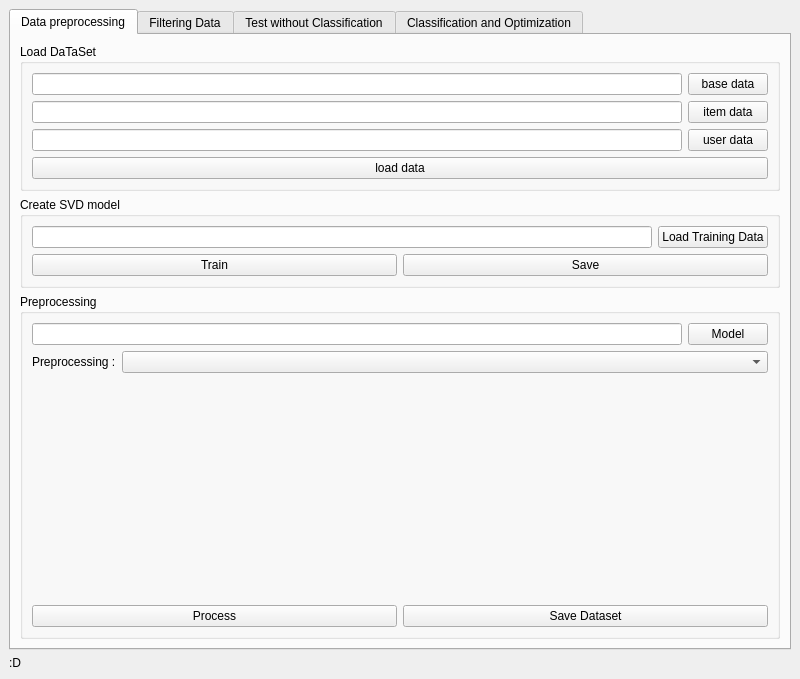
<?xml version="1.0" encoding="UTF-8"?>
<ui version="4.0">
 <class>MainWindow</class>
 <widget class="QMainWindow" name="MainWindow">
  <property name="geometry">
   <rect>
    <x>0</x>
    <y>0</y>
    <width>800</width>
    <height>679</height>
   </rect>
  </property>
  <property name="windowTitle">
   <string>MainWindow</string>
  </property>
  <widget class="QWidget" name="centralwidget">
   <layout class="QGridLayout" name="gridLayout">
    <item row="2" column="0">
     <widget class="QLabel" name="status_label">
      <property name="text">
       <string>:D</string>
      </property>
     </widget>
    </item>
    <item row="0" column="0">
     <widget class="QTabWidget" name="tabWidget">
      <property name="currentIndex">
       <number>0</number>
      </property>
      <widget class="QWidget" name="tab">
       <attribute name="title">
        <string>Data preprocessing</string>
       </attribute>
       <layout class="QVBoxLayout" name="verticalLayout_11">
        <item>
         <widget class="QGroupBox" name="groupBox">
          <property name="title">
           <string>Load DaTaSet</string>
          </property>
          <layout class="QVBoxLayout" name="verticalLayout_2">
           <item>
            <layout class="QHBoxLayout" name="horizontalLayout">
             <property name="sizeConstraint">
              <enum>QLayout::SetMinimumSize</enum>
             </property>
             <item>
              <widget class="QLineEdit" name="base_data_path"/>
             </item>
             <item>
              <widget class="QPushButton" name="base_data_btn">
               <property name="text">
                <string>base data</string>
               </property>
              </widget>
             </item>
            </layout>
           </item>
           <item>
            <layout class="QHBoxLayout" name="horizontalLayout_2">
             <property name="sizeConstraint">
              <enum>QLayout::SetMinimumSize</enum>
             </property>
             <item>
              <widget class="QLineEdit" name="item_data_path"/>
             </item>
             <item>
              <widget class="QPushButton" name="item_data_btn">
               <property name="text">
                <string>item data</string>
               </property>
              </widget>
             </item>
            </layout>
           </item>
           <item>
            <layout class="QHBoxLayout" name="horizontalLayout_4">
             <property name="sizeConstraint">
              <enum>QLayout::SetMinimumSize</enum>
             </property>
             <item>
              <widget class="QLineEdit" name="user_data_path"/>
             </item>
             <item>
              <widget class="QPushButton" name="user_data_btn">
               <property name="text">
                <string>user data</string>
               </property>
              </widget>
             </item>
            </layout>
           </item>
           <item>
            <widget class="QPushButton" name="load_data_btn">
             <property name="text">
              <string>load data</string>
             </property>
            </widget>
           </item>
          </layout>
         </widget>
        </item>
        <item>
         <widget class="QGroupBox" name="groupBox_5">
          <property name="title">
           <string>Create SVD model</string>
          </property>
          <layout class="QVBoxLayout" name="verticalLayout_13">
           <item>
            <layout class="QHBoxLayout" name="horizontalLayout_20">
             <item>
              <widget class="QLineEdit" name="train_data_path"/>
             </item>
             <item>
              <widget class="QPushButton" name="train_data_load_btn">
               <property name="text">
                <string>Load Training Data</string>
               </property>
              </widget>
             </item>
            </layout>
           </item>
           <item>
            <layout class="QHBoxLayout" name="horizontalLayout_21">
             <item>
              <widget class="QPushButton" name="svd_model_train_btn">
               <property name="text">
                <string>Train</string>
               </property>
              </widget>
             </item>
             <item>
              <widget class="QPushButton" name="save_svd_model_btn">
               <property name="text">
                <string>Save</string>
               </property>
              </widget>
             </item>
            </layout>
           </item>
          </layout>
         </widget>
        </item>
        <item>
         <widget class="QGroupBox" name="groupBox_7">
          <property name="minimumSize">
           <size>
            <width>0</width>
            <height>303</height>
           </size>
          </property>
          <property name="title">
           <string>Preprocessing</string>
          </property>
          <layout class="QVBoxLayout" name="verticalLayout_4">
           <item>
            <layout class="QHBoxLayout" name="horizontalLayout_15">
             <item>
              <widget class="QLineEdit" name="prediction_model_path"/>
             </item>
             <item>
              <widget class="QPushButton" name="prediction_model_btn">
               <property name="text">
                <string>Model</string>
               </property>
              </widget>
             </item>
            </layout>
           </item>
           <item>
            <layout class="QFormLayout" name="formLayout_3">
             <item row="0" column="0">
              <widget class="QLabel" name="label_7">
               <property name="text">
                <string>Preprocessing :</string>
               </property>
              </widget>
             </item>
             <item row="0" column="1">
              <widget class="QComboBox" name="preprocessing_cb"/>
             </item>
            </layout>
           </item>
           <item>
            <spacer name="verticalSpacer_4">
             <property name="orientation">
              <enum>Qt::Vertical</enum>
             </property>
             <property name="sizeHint" stdset="0">
              <size>
               <width>20</width>
               <height>40</height>
              </size>
             </property>
            </spacer>
           </item>
           <item>
            <layout class="QHBoxLayout" name="horizontalLayout_3">
             <item>
              <widget class="QPushButton" name="preprocess_usage_matrix_btn">
               <property name="text">
                <string>Process</string>
               </property>
              </widget>
             </item>
             <item>
              <widget class="QPushButton" name="save_dataset_btn">
               <property name="text">
                <string>Save Dataset</string>
               </property>
              </widget>
             </item>
            </layout>
           </item>
          </layout>
         </widget>
        </item>
       </layout>
      </widget>
      <widget class="QWidget" name="tab_3">
       <attribute name="title">
        <string>Filtering Data</string>
       </attribute>
       <layout class="QVBoxLayout" name="verticalLayout_14">
        <item>
         <widget class="QGroupBox" name="groupBox_10">
          <property name="layoutDirection">
           <enum>Qt::LeftToRight</enum>
          </property>
          <property name="title">
           <string>Load Usage Matrix / Item Matrix</string>
          </property>
          <property name="alignment">
           <set>Qt::AlignLeading|Qt::AlignLeft|Qt::AlignVCenter</set>
          </property>
          <layout class="QVBoxLayout" name="verticalLayout_6">
           <item>
            <layout class="QHBoxLayout" name="horizontalLayout_6">
             <item>
              <widget class="QLineEdit" name="f_dataset_path"/>
             </item>
             <item>
              <widget class="QPushButton" name="f_dataset_load_btn">
               <property name="text">
                <string>dataset</string>
               </property>
              </widget>
             </item>
            </layout>
           </item>
          </layout>
         </widget>
        </item>
        <item>
         <widget class="QGroupBox" name="groupBox_6">
          <property name="title">
           <string>Hybrid Parameters</string>
          </property>
          <layout class="QVBoxLayout" name="verticalLayout_10">
           <item>
            <layout class="QHBoxLayout" name="horizontalLayout_13">
             <item>
              <widget class="QLineEdit" name="fc_dist_matrix_path"/>
             </item>
             <item>
              <widget class="QPushButton" name="fc_dist_matrix_load_btn">
               <property name="text">
                <string>CF</string>
               </property>
              </widget>
             </item>
            </layout>
           </item>
           <item>
            <layout class="QHBoxLayout" name="horizontalLayout_12">
             <item>
              <widget class="QLineEdit" name="sem_dist_matrix_path"/>
             </item>
             <item>
              <widget class="QPushButton" name="sem_dist_matrix_load_btn">
               <property name="text">
                <string>Semantic</string>
               </property>
              </widget>
             </item>
            </layout>
           </item>
          </layout>
         </widget>
        </item>
        <item>
         <widget class="QGroupBox" name="groupBox_11">
          <property name="title">
           <string>Additional parameters</string>
          </property>
          <layout class="QVBoxLayout" name="verticalLayout_3">
           <item>
            <layout class="QFormLayout" name="formLayout_5">
             <item row="0" column="0">
              <widget class="QLabel" name="label_10">
               <property name="text">
                <string>Alpha value (Only considered with weighted hybrid technique) :</string>
               </property>
              </widget>
             </item>
             <item row="0" column="1">
              <widget class="QLineEdit" name="alpha_edit"/>
             </item>
            </layout>
           </item>
           <item>
            <widget class="QLabel" name="label_4">
             <property name="text">
              <string>Semantic Filtering Parameters: </string>
             </property>
            </widget>
           </item>
           <item>
            <layout class="QHBoxLayout" name="horizontalLayout_19">
             <item>
              <widget class="QRadioButton" name="jaccard_rb">
               <property name="text">
                <string>Jaccard</string>
               </property>
               <property name="checked">
                <bool>true</bool>
               </property>
              </widget>
             </item>
             <item>
              <widget class="QRadioButton" name="wp_rb">
               <property name="text">
                <string>Wu Palmer</string>
               </property>
              </widget>
             </item>
             <item>
              <spacer name="horizontalSpacer">
               <property name="orientation">
                <enum>Qt::Horizontal</enum>
               </property>
               <property name="sizeHint" stdset="0">
                <size>
                 <width>40</width>
                 <height>20</height>
                </size>
               </property>
              </spacer>
             </item>
            </layout>
           </item>
           <item>
            <layout class="QHBoxLayout" name="horizontalLayout_7">
             <item>
              <widget class="QLineEdit" name="taxonomy_path"/>
             </item>
             <item>
              <widget class="QPushButton" name="taxonomy_btn">
               <property name="text">
                <string>Taxonomy</string>
               </property>
              </widget>
             </item>
            </layout>
           </item>
          </layout>
         </widget>
        </item>
        <item>
         <widget class="QGroupBox" name="groupBox_2">
          <property name="title">
           <string>Apply Filtering Technigue CF/Semantic</string>
          </property>
          <layout class="QVBoxLayout" name="verticalLayout_12">
           <item>
            <layout class="QFormLayout" name="formLayout">
             <item row="0" column="0">
              <widget class="QLabel" name="label">
               <property name="text">
                <string>Filtering Algorithms :</string>
               </property>
              </widget>
             </item>
             <item row="0" column="1">
              <widget class="QComboBox" name="filtering_methods_cb"/>
             </item>
            </layout>
           </item>
           <item>
            <spacer name="verticalSpacer_3">
             <property name="orientation">
              <enum>Qt::Vertical</enum>
             </property>
             <property name="sizeHint" stdset="0">
              <size>
               <width>20</width>
               <height>40</height>
              </size>
             </property>
            </spacer>
           </item>
           <item>
            <layout class="QHBoxLayout" name="horizontalLayout_5">
             <item>
              <widget class="QPushButton" name="process_filtering_technique_btn">
               <property name="minimumSize">
                <size>
                 <width>0</width>
                 <height>25</height>
                </size>
               </property>
               <property name="text">
                <string>Process</string>
               </property>
              </widget>
             </item>
             <item>
              <widget class="QPushButton" name="save_distance_matrix_btn">
               <property name="minimumSize">
                <size>
                 <width>0</width>
                 <height>25</height>
                </size>
               </property>
               <property name="text">
                <string>Save</string>
               </property>
              </widget>
             </item>
            </layout>
           </item>
          </layout>
         </widget>
        </item>
       </layout>
      </widget>
      <widget class="QWidget" name="tab_6">
       <attribute name="title">
        <string>Test without Classification</string>
       </attribute>
       <layout class="QVBoxLayout" name="verticalLayout_15">
        <item>
         <widget class="QGroupBox" name="t_graph_view">
          <property name="title">
           <string>Load Inputs</string>
          </property>
          <layout class="QFormLayout" name="formLayout_6">
           <item row="0" column="0" colspan="2">
            <layout class="QHBoxLayout" name="horizontalLayout_8">
             <item>
              <widget class="QLineEdit" name="t_dataset_path"/>
             </item>
             <item>
              <widget class="QPushButton" name="t_dataset_btn">
               <property name="text">
                <string>Load Dataset</string>
               </property>
              </widget>
             </item>
            </layout>
           </item>
           <item row="1" column="0" colspan="2">
            <layout class="QHBoxLayout" name="horizontalLayout_9">
             <item>
              <widget class="QLineEdit" name="t_dist_mat_path"/>
             </item>
             <item>
              <widget class="QPushButton" name="t_dist_mat_btn">
               <property name="text">
                <string>Distance Matrix</string>
               </property>
              </widget>
             </item>
            </layout>
           </item>
           <item row="2" column="0" colspan="2">
            <layout class="QHBoxLayout" name="horizontalLayout_10">
             <item>
              <widget class="QLineEdit" name="t_test_file_path"/>
             </item>
             <item>
              <widget class="QPushButton" name="t_test_file_btn">
               <property name="text">
                <string>Test File</string>
               </property>
              </widget>
             </item>
            </layout>
           </item>
           <item row="6" column="0">
            <widget class="QRadioButton" name="uu_radio_btn">
             <property name="text">
              <string>user/user</string>
             </property>
            </widget>
           </item>
           <item row="7" column="0">
            <widget class="QRadioButton" name="ii_radio_btn">
             <property name="text">
              <string>item/item</string>
             </property>
            </widget>
           </item>
           <item row="3" column="0">
            <widget class="QLabel" name="label_11">
             <property name="text">
              <string>Threshold</string>
             </property>
            </widget>
           </item>
           <item row="5" column="0">
            <widget class="QLineEdit" name="threshold_edit"/>
           </item>
          </layout>
         </widget>
        </item>
        <item>
         <widget class="QGroupBox" name="groupBox_12">
          <property name="title">
           <string>Results</string>
          </property>
          <layout class="QVBoxLayout" name="verticalLayout_7">
           <item>
            <widget class="QLabel" name="t_mae_label">
             <property name="text">
              <string>MAE</string>
             </property>
            </widget>
           </item>
           <item>
            <widget class="QLabel" name="t_rmse_label">
             <property name="text">
              <string>RMSE</string>
             </property>
            </widget>
           </item>
          </layout>
         </widget>
        </item>
        <item>
         <spacer name="verticalSpacer_5">
          <property name="orientation">
           <enum>Qt::Vertical</enum>
          </property>
          <property name="sizeHint" stdset="0">
           <size>
            <width>20</width>
            <height>204</height>
           </size>
          </property>
         </spacer>
        </item>
        <item>
         <widget class="QPushButton" name="t_test_btn">
          <property name="text">
           <string>TEST</string>
          </property>
         </widget>
        </item>
       </layout>
      </widget>
      <widget class="QWidget" name="tab_2">
       <attribute name="title">
        <string>Classification and Optimization</string>
       </attribute>
       <layout class="QVBoxLayout" name="verticalLayout_5">
        <item>
         <widget class="QGroupBox" name="groupBox_3">
          <property name="title">
           <string>Load inputs</string>
          </property>
          <layout class="QFormLayout" name="formLayout_2">
           <item row="1" column="0">
            <widget class="QPushButton" name="c_dist_mat_btn_1">
             <property name="text">
              <string>Load distance matrix 1</string>
             </property>
            </widget>
           </item>
           <item row="1" column="1">
            <widget class="QLineEdit" name="c_dist_mat_path_1"/>
           </item>
           <item row="3" column="0">
            <widget class="QPushButton" name="c_test_file_btn">
             <property name="maximumSize">
              <size>
               <width>16777215</width>
               <height>25</height>
              </size>
             </property>
             <property name="text">
              <string>Load Test File</string>
             </property>
            </widget>
           </item>
           <item row="3" column="1">
            <widget class="QLineEdit" name="c_test_file_path"/>
           </item>
           <item row="0" column="1">
            <widget class="QLineEdit" name="c_dataset_path"/>
           </item>
           <item row="0" column="0">
            <widget class="QPushButton" name="c_dataset_btn">
             <property name="text">
              <string>Load Dataset</string>
             </property>
            </widget>
           </item>
           <item row="2" column="0">
            <widget class="QPushButton" name="c_dist_mat_btn_2">
             <property name="text">
              <string>Load distance matrix 2</string>
             </property>
            </widget>
           </item>
           <item row="2" column="1">
            <widget class="QLineEdit" name="c_dist_mat_path_2"/>
           </item>
          </layout>
         </widget>
        </item>
        <item>
         <widget class="QTabWidget" name="tabWidget_2">
          <property name="currentIndex">
           <number>0</number>
          </property>
          <widget class="QWidget" name="tab_4">
           <attribute name="title">
            <string>Classification algorithms</string>
           </attribute>
           <layout class="QHBoxLayout" name="horizontalLayout_11">
            <item>
             <widget class="QGroupBox" name="groupBox_9">
              <property name="title">
               <string>K-medoids</string>
              </property>
              <layout class="QVBoxLayout" name="verticalLayout_9">
               <item>
                <layout class="QHBoxLayout" name="horizontalLayout_16">
                 <item>
                  <widget class="QLabel" name="label_5">
                   <property name="text">
                    <string>Number of Clusters :</string>
                   </property>
                  </widget>
                 </item>
                 <item>
                  <widget class="QLineEdit" name="kmedoids_cluster_count_edit"/>
                 </item>
                </layout>
               </item>
               <item>
                <widget class="QCheckBox" name="bso_check_box">
                 <property name="text">
                  <string>Run with BSO optimisation</string>
                 </property>
                </widget>
               </item>
               <item>
                <widget class="QGroupBox" name="groupBox_4">
                 <property name="title">
                  <string>BSO Params</string>
                 </property>
                 <layout class="QVBoxLayout" name="verticalLayout_8">
                  <item>
                   <layout class="QHBoxLayout" name="horizontalLayout_17">
                    <item>
                     <widget class="QLabel" name="label_6">
                      <property name="text">
                       <string>Max iterations :</string>
                      </property>
                     </widget>
                    </item>
                    <item>
                     <widget class="QLineEdit" name="bso_max_iter_edit"/>
                    </item>
                   </layout>
                  </item>
                  <item>
                   <layout class="QHBoxLayout" name="horizontalLayout_18">
                    <item>
                     <widget class="QLabel" name="label_2">
                      <property name="text">
                       <string>Flip Param :</string>
                      </property>
                     </widget>
                    </item>
                    <item>
                     <widget class="QLineEdit" name="bso_flip_edit"/>
                    </item>
                   </layout>
                  </item>
                 </layout>
                </widget>
               </item>
               <item>
                <spacer name="verticalSpacer_2">
                 <property name="orientation">
                  <enum>Qt::Vertical</enum>
                 </property>
                 <property name="sizeHint" stdset="0">
                  <size>
                   <width>20</width>
                   <height>30</height>
                  </size>
                 </property>
                </spacer>
               </item>
               <item>
                <widget class="QPushButton" name="kmedoids_run_btn">
                 <property name="text">
                  <string>Run</string>
                 </property>
                </widget>
               </item>
               <item>
                <widget class="QLabel" name="kmedoids_mae_label">
                 <property name="text">
                  <string>MAE</string>
                 </property>
                </widget>
               </item>
               <item>
                <widget class="QLabel" name="kmedoids_rmse_label">
                 <property name="text">
                  <string>RMSE</string>
                 </property>
                </widget>
               </item>
              </layout>
             </widget>
            </item>
            <item>
             <widget class="QGroupBox" name="groupBox_8">
              <property name="title">
               <string>KNN</string>
              </property>
              <layout class="QVBoxLayout" name="verticalLayout">
               <item>
                <layout class="QHBoxLayout" name="horizontalLayout_14">
                 <item>
                  <widget class="QLabel" name="label_8">
                   <property name="text">
                    <string>k neighbours:</string>
                   </property>
                  </widget>
                 </item>
                 <item>
                  <widget class="QLineEdit" name="k_edit"/>
                 </item>
                </layout>
               </item>
               <item>
                <widget class="QCheckBox" name="multiview_check_box">
                 <property name="text">
                  <string>Run with Multiview</string>
                 </property>
                </widget>
               </item>
               <item>
                <spacer name="verticalSpacer">
                 <property name="orientation">
                  <enum>Qt::Vertical</enum>
                 </property>
                 <property name="sizeHint" stdset="0">
                  <size>
                   <width>20</width>
                   <height>109</height>
                  </size>
                 </property>
                </spacer>
               </item>
               <item>
                <widget class="QPushButton" name="knn_run_btn">
                 <property name="text">
                  <string>Run</string>
                 </property>
                </widget>
               </item>
               <item>
                <widget class="QLabel" name="knn_mae_label">
                 <property name="text">
                  <string>MAE</string>
                 </property>
                </widget>
               </item>
               <item>
                <widget class="QLabel" name="knn_rmse_label">
                 <property name="text">
                  <string>RMSE</string>
                 </property>
                </widget>
               </item>
              </layout>
             </widget>
            </item>
           </layout>
          </widget>
         </widget>
        </item>
       </layout>
      </widget>
     </widget>
    </item>
   </layout>
  </widget>
 </widget>
 <resources/>
 <connections/>
</ui>
